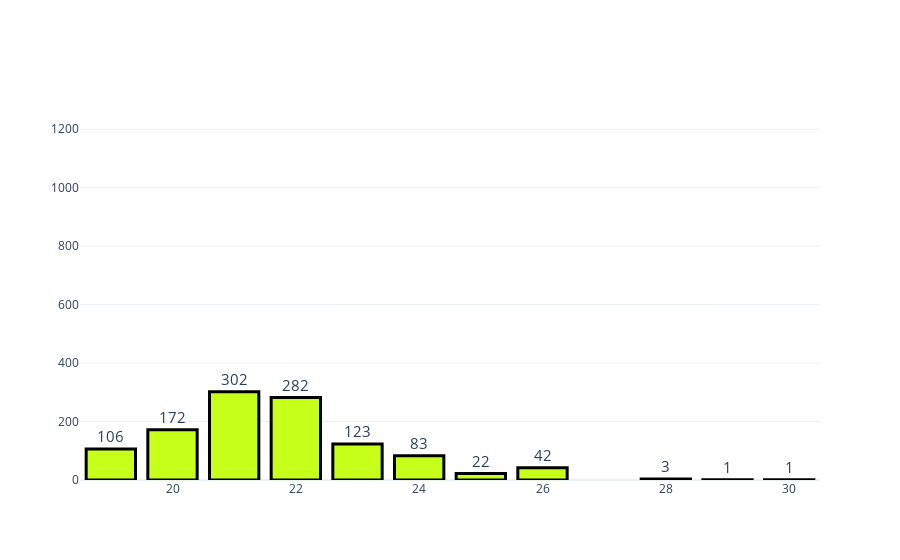

Write notebook code for a chart like this one.
### Code cell
fig = make_subplots(rows=1,cols=1)
fig.add_trace(go.Bar(y = df['Age'].value_counts().values.tolist(), 
                      x = df['Age'].value_counts().index, 
                      text=df['Age'].value_counts().values.tolist(),
              textfont=dict(size=15),
                      textposition = 'outside',
                      showlegend=False,
              marker = dict(color = '#c6ff1a',
                            line_color = 'black',
                            line_width=3)),row = 1,col = 1)

fig.update_layout(title={'y':0.9,
                         'x':0.5,
                         'xanchor': 'center',
                         'yanchor': 'top'},
                  template='plotly_white')
fig.update_yaxes(range=[0,1300])
iplot(fig)

### Figure 1 — Plotly figure (JSON) as saved in the notebook; plotly's stock layout.template omitted (floating-point values rounded to 4 significant figures)
{"data": [{"marker": {"color": "#c6ff1a", "line": {"color": "black", "width": 3}}, "showlegend": false, "text": ["302", "282", "172", "123", "106", "83", "42", "22", "3", "1", "1"], "textfont": {"size": 15}, "textposition": "outside", "type": "bar", "x": [21, 22, 20, 23, 19, 24, 26, 25, 28, 30, 29], "xaxis": "x", "y": [302, 282, 172, 123, 106, 83, 42, 22, 3, 1, 1], "yaxis": "y"}], "layout": {"title": {"x": 0.5, "xanchor": "center", "y": 0.9, "yanchor": "top"}, "xaxis": {"anchor": "y", "domain": [0, 1]}, "yaxis": {"anchor": "x", "domain": [0, 1], "range": [0, 1300]}}}
